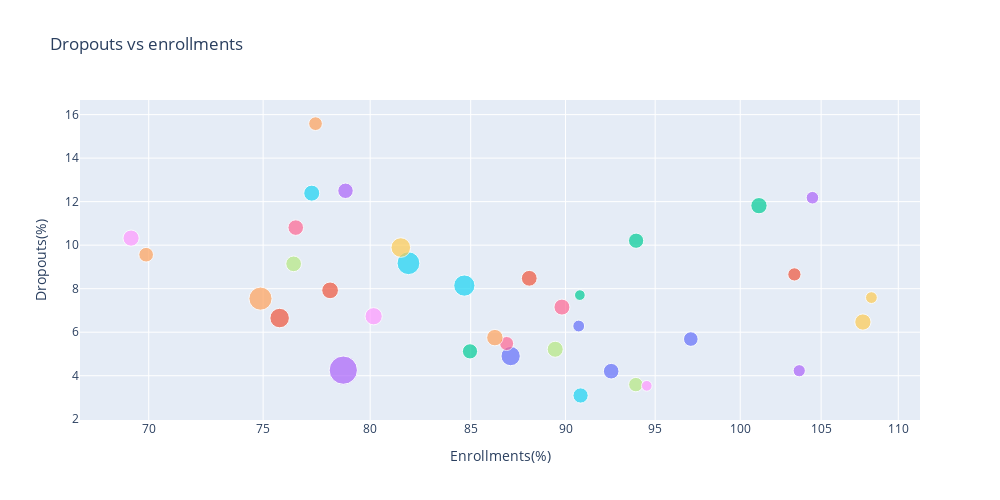

Notebook source saved alongside this figure:
### Markdown cell above
`Observations:`

* Most states lack teachers in the higher secondary school. Certain states are doing very poorly namely UP, Bihar, Jharkhand and WB

### Code cell
dropss=dropouts_x.iloc[:,[2,5,8,11]].mean(axis=1)
enrolls=enrollments_x.iloc[:,[2,5,8,11]].mean(axis=1)
ptrs=ptr.iloc[:,[1,4]].mean(axis=1)
comb=pd.DataFrame({'Enrollments(%)':enrolls,'Dropouts(%)':dropss,'student_teacher_ratio':ptrs})
figz = px.scatter(data_frame=comb, x="Enrollments(%)", y="Dropouts(%)", size="student_teacher_ratio", color=states.State, log_x=True, size_max=20, width=1000, height=500, title='Dropouts vs enrollments')
figz.update_layout(showlegend=False)
r = dp.Report(
  dp.Markdown('Overall picture of dropout, enrollment and student:teacher ratio among states'), #add description to the report
  dp.Plot(figz) #create a chart
).publish(name='Overall', visibility=dp.Visibility.PUBLIC,open=True) #Publish the report

figz.show()

### Figure 1 — Plotly figure (JSON) as saved in the notebook; plotly's stock layout.template omitted (floating-point values rounded to 4 significant figures)
{"data": [{"hovertemplate": "color=Andaman & Nicobar Islands<br>Enrollments(%)=%{x}<br>Dropouts(%)=%{y}<br>student_teacher_ratio=%{marker.size}<extra></extra>", "legendgroup": "Andaman & Nicobar Islands", "marker": {"color": "#636efa", "size": [12.83], "sizemode": "area", "sizeref": 0.1825, "symbol": "circle"}, "mode": "markers", "name": "Andaman & Nicobar Islands", "orientation": "v", "showlegend": true, "type": "scatter", "x": [90.72], "xaxis": "x", "y": [6.283], "yaxis": "y"}, {"hovertemplate": "color=Andhra Pradesh<br>Enrollments(%)=%{x}<br>Dropouts(%)=%{y}<br>student_teacher_ratio=%{marker.size}<extra></extra>", "legendgroup": "Andhra Pradesh", "marker": {"color": "#EF553B", "size": [34.83], "sizemode": "area", "sizeref": 0.1825, "symbol": "circle"}, "mode": "markers", "name": "Andhra Pradesh", "orientation": "v", "showlegend": true, "type": "scatter", "x": [75.75], "xaxis": "x", "y": [6.651], "yaxis": "y"}, {"hovertemplate": "color=Arunachal Pradesh<br>Enrollments(%)=%{x}<br>Dropouts(%)=%{y}<br>student_teacher_ratio=%{marker.size}<extra></extra>", "legendgroup": "Arunachal Pradesh", "marker": {"color": "#00cc96", "size": [24.33], "sizemode": "area", "sizeref": 0.1825, "symbol": "circle"}, "mode": "markers", "name": "Arunachal Pradesh", "orientation": "v", "showlegend": true, "type": "scatter", "x": [101.1], "xaxis": "x", "y": [11.81], "yaxis": "y"}, {"hovertemplate": "color=Assam<br>Enrollments(%)=%{x}<br>Dropouts(%)=%{y}<br>student_teacher_ratio=%{marker.size}<extra></extra>", "legendgroup": "Assam", "marker": {"color": "#ab63fa", "size": [21.83], "sizemode": "area", "sizeref": 0.1825, "symbol": "circle"}, "mode": "markers", "name": "Assam", "orientation": "v", "showlegend": true, "type": "scatter", "x": [78.82], "xaxis": "x", "y": [12.5], "yaxis": "y"}, {"hovertemplate": "color=Bihar<br>Enrollments(%)=%{x}<br>Dropouts(%)=%{y}<br>student_teacher_ratio=%{marker.size}<extra></extra>", "legendgroup": "Bihar", "marker": {"color": "#FFA15A", "size": [48.83], "sizemode": "area", "sizeref": 0.1825, "symbol": "circle"}, "mode": "markers", "name": "Bihar", "orientation": "v", "showlegend": true, "type": "scatter", "x": [74.88], "xaxis": "x", "y": [7.543], "yaxis": "y"}, {"hovertemplate": "color=Chandigarh<br>Enrollments(%)=%{x}<br>Dropouts(%)=%{y}<br>student_teacher_ratio=%{marker.size}<extra></extra>", "legendgroup": "Chandigarh", "marker": {"color": "#19d3f3", "size": [21.17], "sizemode": "area", "sizeref": 0.1825, "symbol": "circle"}, "mode": "markers", "name": "Chandigarh", "orientation": "v", "showlegend": true, "type": "scatter", "x": [90.82], "xaxis": "x", "y": [3.092], "yaxis": "y"}, {"hovertemplate": "color=Chhattisgarh<br>Enrollments(%)=%{x}<br>Dropouts(%)=%{y}<br>student_teacher_ratio=%{marker.size}<extra></extra>", "legendgroup": "Chhattisgarh", "marker": {"color": "#FF6692", "size": [23.33], "sizemode": "area", "sizeref": 0.1825, "symbol": "circle"}, "mode": "markers", "name": "Chhattisgarh", "orientation": "v", "showlegend": true, "type": "scatter", "x": [89.81], "xaxis": "x", "y": [7.152], "yaxis": "y"}, {"hovertemplate": "color=Dadra & Nagar Haveli<br>Enrollments(%)=%{x}<br>Dropouts(%)=%{y}<br>student_teacher_ratio=%{marker.size}<extra></extra>", "legendgroup": "Dadra & Nagar Haveli", "marker": {"color": "#B6E880", "size": [22.5], "sizemode": "area", "sizeref": 0.1825, "symbol": "circle"}, "mode": "markers", "name": "Dadra & Nagar Haveli", "orientation": "v", "showlegend": true, "type": "scatter", "x": [76.39], "xaxis": "x", "y": [9.142], "yaxis": "y"}, {"hovertemplate": "color=Daman & Diu<br>Enrollments(%)=%{x}<br>Dropouts(%)=%{y}<br>student_teacher_ratio=%{marker.size}<extra></extra>", "legendgroup": "Daman & Diu", "marker": {"color": "#FF97FF", "size": [24], "sizemode": "area", "sizeref": 0.1825, "symbol": "circle"}, "mode": "markers", "name": "Daman & Diu", "orientation": "v", "showlegend": true, "type": "scatter", "x": [69.26], "xaxis": "x", "y": [10.32], "yaxis": "y"}, {"hovertemplate": "color=Delhi<br>Enrollments(%)=%{x}<br>Dropouts(%)=%{y}<br>student_teacher_ratio=%{marker.size}<extra></extra>", "legendgroup": "Delhi", "marker": {"color": "#FECB52", "size": [24.17], "sizemode": "area", "sizeref": 0.1825, "symbol": "circle"}, "mode": "markers", "name": "Delhi", "orientation": "v", "showlegend": true, "type": "scatter", "x": [107.7], "xaxis": "x", "y": [6.467], "yaxis": "y"}, {"hovertemplate": "color=Goa<br>Enrollments(%)=%{x}<br>Dropouts(%)=%{y}<br>student_teacher_ratio=%{marker.size}<extra></extra>", "legendgroup": "Goa", "marker": {"color": "#636efa", "size": [19.5], "sizemode": "area", "sizeref": 0.1825, "symbol": "circle"}, "mode": "markers", "name": "Goa", "orientation": "v", "showlegend": true, "type": "scatter", "x": [97.06], "xaxis": "x", "y": [5.685], "yaxis": "y"}, {"hovertemplate": "color=Gujarat<br>Enrollments(%)=%{x}<br>Dropouts(%)=%{y}<br>student_teacher_ratio=%{marker.size}<extra></extra>", "legendgroup": "Gujarat", "marker": {"color": "#EF553B", "size": [25.5], "sizemode": "area", "sizeref": 0.1825, "symbol": "circle"}, "mode": "markers", "name": "Gujarat", "orientation": "v", "showlegend": true, "type": "scatter", "x": [78.09], "xaxis": "x", "y": [7.923], "yaxis": "y"}, {"hovertemplate": "color=Haryana<br>Enrollments(%)=%{x}<br>Dropouts(%)=%{y}<br>student_teacher_ratio=%{marker.size}<extra></extra>", "legendgroup": "Haryana", "marker": {"color": "#00cc96", "size": [21.17], "sizemode": "area", "sizeref": 0.1825, "symbol": "circle"}, "mode": "markers", "name": "Haryana", "orientation": "v", "showlegend": true, "type": "scatter", "x": [84.96], "xaxis": "x", "y": [5.12], "yaxis": "y"}, {"hovertemplate": "color=Himachal Pradesh<br>Enrollments(%)=%{x}<br>Dropouts(%)=%{y}<br>student_teacher_ratio=%{marker.size}<extra></extra>", "legendgroup": "Himachal Pradesh", "marker": {"color": "#ab63fa", "size": [13.67], "sizemode": "area", "sizeref": 0.1825, "symbol": "circle"}, "mode": "markers", "name": "Himachal Pradesh", "orientation": "v", "showlegend": true, "type": "scatter", "x": [103.6], "xaxis": "x", "y": [4.228], "yaxis": "y"}, {"hovertemplate": "color=Jammu And Kashmir<br>Enrollments(%)=%{x}<br>Dropouts(%)=%{y}<br>student_teacher_ratio=%{marker.size}<extra></extra>", "legendgroup": "Jammu And Kashmir", "marker": {"color": "#FFA15A", "size": [19.67], "sizemode": "area", "sizeref": 0.1825, "symbol": "circle"}, "mode": "markers", "name": "Jammu And Kashmir", "orientation": "v", "showlegend": true, "type": "scatter", "x": [69.89], "xaxis": "x", "y": [9.561], "yaxis": "y"}, {"hovertemplate": "color=Jharkhand<br>Enrollments(%)=%{x}<br>Dropouts(%)=%{y}<br>student_teacher_ratio=%{marker.size}<extra></extra>", "legendgroup": "Jharkhand", "marker": {"color": "#19d3f3", "size": [47.5], "sizemode": "area", "sizeref": 0.1825, "symbol": "circle"}, "mode": "markers", "name": "Jharkhand", "orientation": "v", "showlegend": true, "type": "scatter", "x": [81.87], "xaxis": "x", "y": [9.17], "yaxis": "y"}, {"hovertemplate": "color=Karnataka<br>Enrollments(%)=%{x}<br>Dropouts(%)=%{y}<br>student_teacher_ratio=%{marker.size}<extra></extra>", "legendgroup": "Karnataka", "marker": {"color": "#FF6692", "size": [22.17], "sizemode": "area", "sizeref": 0.1825, "symbol": "circle"}, "mode": "markers", "name": "Karnataka", "orientation": "v", "showlegend": true, "type": "scatter", "x": [76.49], "xaxis": "x", "y": [10.81], "yaxis": "y"}, {"hovertemplate": "color=Kerala<br>Enrollments(%)=%{x}<br>Dropouts(%)=%{y}<br>student_teacher_ratio=%{marker.size}<extra></extra>", "legendgroup": "Kerala", "marker": {"color": "#B6E880", "size": [19], "sizemode": "area", "sizeref": 0.1825, "symbol": "circle"}, "mode": "markers", "name": "Kerala", "orientation": "v", "showlegend": true, "type": "scatter", "x": [93.9], "xaxis": "x", "y": [3.592], "yaxis": "y"}, {"hovertemplate": "color=Lakshadweep<br>Enrollments(%)=%{x}<br>Dropouts(%)=%{y}<br>student_teacher_ratio=%{marker.size}<extra></extra>", "legendgroup": "Lakshadweep", "marker": {"color": "#FF97FF", "size": [10.5], "sizemode": "area", "sizeref": 0.1825, "symbol": "circle"}, "mode": "markers", "name": "Lakshadweep", "orientation": "v", "showlegend": true, "type": "scatter", "x": [94.52], "xaxis": "x", "y": [3.536], "yaxis": "y"}, {"hovertemplate": "color=Madhya Pradesh<br>Enrollments(%)=%{x}<br>Dropouts(%)=%{y}<br>student_teacher_ratio=%{marker.size}<extra></extra>", "legendgroup": "Madhya Pradesh", "marker": {"color": "#FECB52", "size": [35.17], "sizemode": "area", "sizeref": 0.1825, "symbol": "circle"}, "mode": "markers", "name": "Madhya Pradesh", "orientation": "v", "showlegend": true, "type": "scatter", "x": [81.49], "xaxis": "x", "y": [9.891], "yaxis": "y"}, {"hovertemplate": "color=Maharashtra<br>Enrollments(%)=%{x}<br>Dropouts(%)=%{y}<br>student_teacher_ratio=%{marker.size}<extra></extra>", "legendgroup": "Maharashtra", "marker": {"color": "#636efa", "size": [34], "sizemode": "area", "sizeref": 0.1825, "symbol": "circle"}, "mode": "markers", "name": "Maharashtra", "orientation": "v", "showlegend": true, "type": "scatter", "x": [87.07], "xaxis": "x", "y": [4.902], "yaxis": "y"}, {"hovertemplate": "color=Manipur<br>Enrollments(%)=%{x}<br>Dropouts(%)=%{y}<br>student_teacher_ratio=%{marker.size}<extra></extra>", "legendgroup": "Manipur", "marker": {"color": "#EF553B", "size": [16], "sizemode": "area", "sizeref": 0.1825, "symbol": "circle"}, "mode": "markers", "name": "Manipur", "orientation": "v", "showlegend": true, "type": "scatter", "x": [103.3], "xaxis": "x", "y": [8.656], "yaxis": "y"}, {"hovertemplate": "color=Meghalaya<br>Enrollments(%)=%{x}<br>Dropouts(%)=%{y}<br>student_teacher_ratio=%{marker.size}<extra></extra>", "legendgroup": "Meghalaya", "marker": {"color": "#00cc96", "size": [21.17], "sizemode": "area", "sizeref": 0.1825, "symbol": "circle"}, "mode": "markers", "name": "Meghalaya", "orientation": "v", "showlegend": true, "type": "scatter", "x": [93.92], "xaxis": "x", "y": [10.2], "yaxis": "y"}, {"hovertemplate": "color=Mizoram<br>Enrollments(%)=%{x}<br>Dropouts(%)=%{y}<br>student_teacher_ratio=%{marker.size}<extra></extra>", "legendgroup": "Mizoram", "marker": {"color": "#ab63fa", "size": [14.5], "sizemode": "area", "sizeref": 0.1825, "symbol": "circle"}, "mode": "markers", "name": "Mizoram", "orientation": "v", "showlegend": true, "type": "scatter", "x": [104.5], "xaxis": "x", "y": [12.18], "yaxis": "y"}, {"hovertemplate": "color=Nagaland<br>Enrollments(%)=%{x}<br>Dropouts(%)=%{y}<br>student_teacher_ratio=%{marker.size}<extra></extra>", "legendgroup": "Nagaland", "marker": {"color": "#FFA15A", "size": [17.17], "sizemode": "area", "sizeref": 0.1825, "symbol": "circle"}, "mode": "markers", "name": "Nagaland", "orientation": "v", "showlegend": true, "type": "scatter", "x": [77.41], "xaxis": "x", "y": [15.58], "yaxis": "y"}, {"hovertemplate": "color=Odisha<br>Enrollments(%)=%{x}<br>Dropouts(%)=%{y}<br>student_teacher_ratio=%{marker.size}<extra></extra>", "legendgroup": "Odisha", "marker": {"color": "#19d3f3", "size": [23.5], "sizemode": "area", "sizeref": 0.1825, "symbol": "circle"}, "mode": "markers", "name": "Odisha", "orientation": "v", "showlegend": true, "type": "scatter", "x": [77.23], "xaxis": "x", "y": [12.39], "yaxis": "y"}, {"hovertemplate": "color=Puducherry<br>Enrollments(%)=%{x}<br>Dropouts(%)=%{y}<br>student_teacher_ratio=%{marker.size}<extra></extra>", "legendgroup": "Puducherry", "marker": {"color": "#FF6692", "size": [18], "sizemode": "area", "sizeref": 0.1825, "symbol": "circle"}, "mode": "markers", "name": "Puducherry", "orientation": "v", "showlegend": true, "type": "scatter", "x": [86.86], "xaxis": "x", "y": [5.48], "yaxis": "y"}, {"hovertemplate": "color=Punjab<br>Enrollments(%)=%{x}<br>Dropouts(%)=%{y}<br>student_teacher_ratio=%{marker.size}<extra></extra>", "legendgroup": "Punjab", "marker": {"color": "#B6E880", "size": [23.5], "sizemode": "area", "sizeref": 0.1825, "symbol": "circle"}, "mode": "markers", "name": "Punjab", "orientation": "v", "showlegend": true, "type": "scatter", "x": [89.44], "xaxis": "x", "y": [5.216], "yaxis": "y"}, {"hovertemplate": "color=Rajasthan<br>Enrollments(%)=%{x}<br>Dropouts(%)=%{y}<br>student_teacher_ratio=%{marker.size}<extra></extra>", "legendgroup": "Rajasthan", "marker": {"color": "#FF97FF", "size": [27.17], "sizemode": "area", "sizeref": 0.1825, "symbol": "circle"}, "mode": "markers", "name": "Rajasthan", "orientation": "v", "showlegend": true, "type": "scatter", "x": [80.17], "xaxis": "x", "y": [6.733], "yaxis": "y"}, {"hovertemplate": "color=Sikkim<br>Enrollments(%)=%{x}<br>Dropouts(%)=%{y}<br>student_teacher_ratio=%{marker.size}<extra></extra>", "legendgroup": "Sikkim", "marker": {"color": "#FECB52", "size": [12.67], "sizemode": "area", "sizeref": 0.1825, "symbol": "circle"}, "mode": "markers", "name": "Sikkim", "orientation": "v", "showlegend": true, "type": "scatter", "x": [108.2], "xaxis": "x", "y": [7.59], "yaxis": "y"}, {"hovertemplate": "color=Tamil Nadu<br>Enrollments(%)=%{x}<br>Dropouts(%)=%{y}<br>student_teacher_ratio=%{marker.size}<extra></extra>", "legendgroup": "Tamil Nadu", "marker": {"color": "#636efa", "size": [22.33], "sizemode": "area", "sizeref": 0.1825, "symbol": "circle"}, "mode": "markers", "name": "Tamil Nadu", "orientation": "v", "showlegend": true, "type": "scatter", "x": [92.51], "xaxis": "x", "y": [4.208], "yaxis": "y"}, {"hovertemplate": "color=Telangana<br>Enrollments(%)=%{x}<br>Dropouts(%)=%{y}<br>student_teacher_ratio=%{marker.size}<extra></extra>", "legendgroup": "Telangana", "marker": {"color": "#EF553B", "size": [22.83], "sizemode": "area", "sizeref": 0.1825, "symbol": "circle"}, "mode": "markers", "name": "Telangana", "orientation": "v", "showlegend": true, "type": "scatter", "x": [88.06], "xaxis": "x", "y": [8.477], "yaxis": "y"}, {"hovertemplate": "color=Tripura<br>Enrollments(%)=%{x}<br>Dropouts(%)=%{y}<br>student_teacher_ratio=%{marker.size}<extra></extra>", "legendgroup": "Tripura", "marker": {"color": "#00cc96", "size": [10.5], "sizemode": "area", "sizeref": 0.1825, "symbol": "circle"}, "mode": "markers", "name": "Tripura", "orientation": "v", "showlegend": true, "type": "scatter", "x": [90.78], "xaxis": "x", "y": [7.705], "yaxis": "y"}, {"hovertemplate": "color=Uttar Pradesh<br>Enrollments(%)=%{x}<br>Dropouts(%)=%{y}<br>student_teacher_ratio=%{marker.size}<extra></extra>", "legendgroup": "Uttar Pradesh", "marker": {"color": "#ab63fa", "size": [73], "sizemode": "area", "sizeref": 0.1825, "symbol": "circle"}, "mode": "markers", "name": "Uttar Pradesh", "orientation": "v", "showlegend": true, "type": "scatter", "x": [78.71], "xaxis": "x", "y": [4.256], "yaxis": "y"}, {"hovertemplate": "color=Uttarakhand<br>Enrollments(%)=%{x}<br>Dropouts(%)=%{y}<br>student_teacher_ratio=%{marker.size}<extra></extra>", "legendgroup": "Uttarakhand", "marker": {"color": "#FFA15A", "size": [24.67], "sizemode": "area", "sizeref": 0.1825, "symbol": "circle"}, "mode": "markers", "name": "Uttarakhand", "orientation": "v", "showlegend": true, "type": "scatter", "x": [86.25], "xaxis": "x", "y": [5.75], "yaxis": "y"}, {"hovertemplate": "color=West Bengal<br>Enrollments(%)=%{x}<br>Dropouts(%)=%{y}<br>student_teacher_ratio=%{marker.size}<extra></extra>", "legendgroup": "West Bengal", "marker": {"color": "#19d3f3", "size": [41.17], "sizemode": "area", "sizeref": 0.1825, "symbol": "circle"}, "mode": "markers", "name": "West Bengal", "orientation": "v", "showlegend": true, "type": "scatter", "x": [84.68], "xaxis": "x", "y": [8.142], "yaxis": "y"}], "layout": {"height": 500, "legend": {"itemsizing": "constant", "title": {"text": "color"}, "tracegroupgap": 0}, "showlegend": false, "title": {"text": "Dropouts vs enrollments"}, "width": 1000, "xaxis": {"anchor": "y", "domain": [0, 1], "title": {"text": "Enrollments(%)"}, "type": "log"}, "yaxis": {"anchor": "x", "domain": [0, 1], "title": {"text": "Dropouts(%)"}}}}
